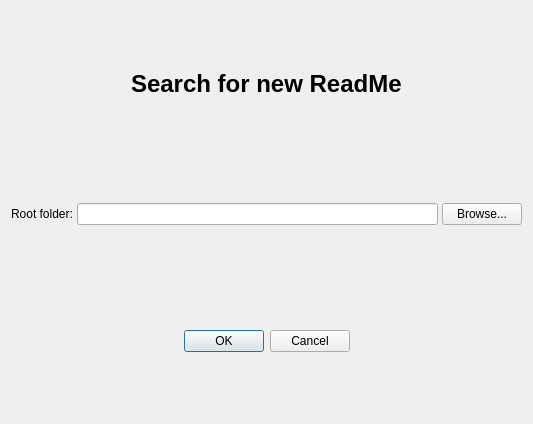
<?xml version="1.0" encoding="UTF-8"?>
<ui version="4.0">
 <class>SyncRootFolderDialog</class>
 <widget class="QWidget" name="SyncRootFolderDialog">
  <property name="windowModality">
   <enum>Qt::NonModal</enum>
  </property>
  <property name="geometry">
   <rect>
    <x>0</x>
    <y>0</y>
    <width>533</width>
    <height>424</height>
   </rect>
  </property>
  <property name="windowTitle">
   <string>Form</string>
  </property>
  <layout class="QVBoxLayout" name="verticalLayout_2">
   <item>
    <layout class="QHBoxLayout" name="horizontalLayout_3">
     <item>
      <spacer name="horizontalSpacer_2">
       <property name="orientation">
        <enum>Qt::Horizontal</enum>
       </property>
       <property name="sizeHint" stdset="0">
        <size>
         <width>40</width>
         <height>20</height>
        </size>
       </property>
      </spacer>
     </item>
     <item>
      <widget class="QLabel" name="titleLabel">
       <property name="sizePolicy">
        <sizepolicy hsizetype="Preferred" vsizetype="Maximum">
         <horstretch>0</horstretch>
         <verstretch>0</verstretch>
        </sizepolicy>
       </property>
       <property name="font">
        <font>
         <pointsize>18</pointsize>
         <weight>75</weight>
         <bold>true</bold>
        </font>
       </property>
       <property name="text">
        <string>Search for new ReadMe</string>
       </property>
      </widget>
     </item>
     <item>
      <spacer name="horizontalSpacer_3">
       <property name="orientation">
        <enum>Qt::Horizontal</enum>
       </property>
       <property name="sizeHint" stdset="0">
        <size>
         <width>40</width>
         <height>20</height>
        </size>
       </property>
      </spacer>
     </item>
    </layout>
   </item>
   <item>
    <spacer name="verticalSpacer">
     <property name="orientation">
      <enum>Qt::Vertical</enum>
     </property>
     <property name="sizeType">
      <enum>QSizePolicy::Fixed</enum>
     </property>
     <property name="sizeHint" stdset="0">
      <size>
       <width>20</width>
       <height>40</height>
      </size>
     </property>
    </spacer>
   </item>
   <item>
    <layout class="QHBoxLayout" name="horizontalLayout">
     <property name="spacing">
      <number>4</number>
     </property>
     <item>
      <widget class="QLabel" name="databaseURLLabel">
       <property name="text">
        <string>Root folder:</string>
       </property>
      </widget>
     </item>
     <item>
      <widget class="QLineEdit" name="rootFolderURLLineEdit"/>
     </item>
     <item>
      <widget class="QPushButton" name="browseButton">
       <property name="text">
        <string>Browse...</string>
       </property>
      </widget>
     </item>
    </layout>
   </item>
   <item>
    <spacer name="verticalSpacer_2">
     <property name="orientation">
      <enum>Qt::Vertical</enum>
     </property>
     <property name="sizeType">
      <enum>QSizePolicy::Fixed</enum>
     </property>
     <property name="sizeHint" stdset="0">
      <size>
       <width>20</width>
       <height>40</height>
      </size>
     </property>
    </spacer>
   </item>
   <item>
    <layout class="QHBoxLayout" name="horizontalLayout_2">
     <item>
      <widget class="QDialogButtonBox" name="okCancelButtonBox">
       <property name="standardButtons">
        <set>QDialogButtonBox::Cancel|QDialogButtonBox::Ok</set>
       </property>
       <property name="centerButtons">
        <bool>true</bool>
       </property>
      </widget>
     </item>
    </layout>
   </item>
  </layout>
 </widget>
 <resources/>
 <connections/>
</ui>
